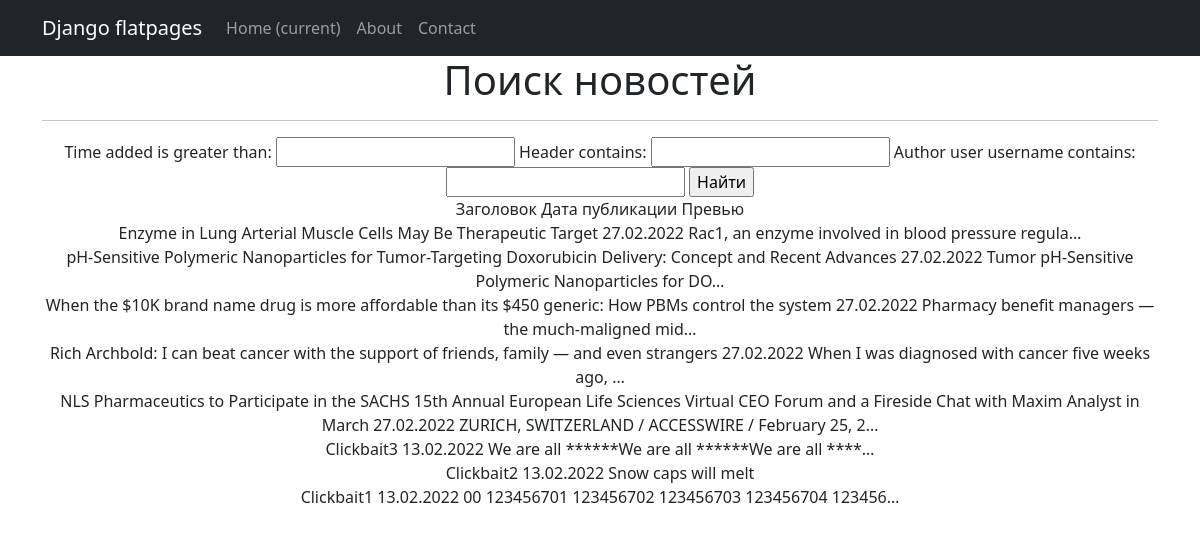
/news/search, run on the app's committed database.
### news/models.py (models this page shows, shortened)
class Post(models.Model):
    news = 'N'
    article = 'A'
    CONTENT_TYPE = [
        (news, 'News'),
        (article, 'Article')
    ]
    author = models.ForeignKey(Author, on_delete=models.CASCADE)
    article_or_news = models.CharField(max_length=1, choices=CONTENT_TYPE, default=article)
    header = models.CharField(max_length=255)
    contents = models.TextField()
    time_added = models.DateTimeField(auto_now_add=True)
    rating = models.IntegerField(default=0)
    category = models.ManyToManyField(Category, through='PostCategory')

### news/views.py (the view)
# urls.py: path('search', NewsSearchView.as_view(), name='news_search'),
class NewsSearchView(ListView):
    model = Post
    template_name = 'news_search.html'
    context_object_name = 'news'
    queryset = Post.objects.order_by('-time_added')
    def get_context_data(self, **kwargs):
        context = super().get_context_data(**kwargs)
        context['filter'] = PostFilter(self.request.GET, queryset=self.get_queryset())
        return context

### news/templatetags/custom_filters.py (called while the page is built)
@register.filter(name='censor')
def censor(text):
    if isinstance(text, str):
        for word in curses_list:
            word_len = len(word)
            text = re.sub(word, '*' * word_len, text)
        return text
    else:
        raise ValueError(f'Filter can\'t be applied to {type(text)}')

### templates/news_search.html (shortened to what this page needs)
{% extends 'flatpages/default.html' %}
{% load custom_filters %}
{% block content %}
    <h1>Поиск новостей</h1>
    <hr>
    <form method="GET">
        {{ filter.form }}
        <input type="submit" value="Найти">
    </form>
    {% if news %}
        <tr>
            <td>
                Заголовок
            </td>
            <td>
                Дата публикации
            </td>
            <td>
                Превью
            </td>
        </tr>
        <br>
        {% for post in filter.qs %}
            <tr>
                <td>
                    {{ post.header|censor }}
                </td>
                <td>
                    {{ post.time_added|date:'d.m.Y' }}
                </td>
                <td>
                    {{ post.contents|censor|truncatechars:50 }}
                </td>
            </tr>
            <br>
        {% endfor %}
    {% else %}
        <h2>Новостей нет</h2>
    {% endif %}
{% endblock content %}

### data on the page
Post: header|censor "Enzyme in Lung Arterial Muscle Cells May Be Therapeutic Target", time_added "27.02.2022", contents|censor "Rac1, an enzyme involved in blood pressure regula…"
Post: header|censor "pH-Sensitive Polymeric Nanoparticles for Tumor-Targeting Doxorubicin Delivery: Concept and Recent Advances", time_added "27.02.2022", contents|censor "Tumor pH-Sensitive Polymeric Nanoparticles for DO…"
Post: header|censor "When the $10K brand name drug is more affordable than its $450 generic: How PBMs control the system", time_added "27.02.2022", contents|censor "Pharmacy benefit managers — the much-maligned mid…"
Post: header|censor "Rich Archbold: I can beat cancer with the support of friends, family — and even strangers", time_added "27.02.2022", contents|censor "When I was diagnosed with cancer five weeks ago, …"
Post: header|censor "NLS Pharmaceutics to Participate in the SACHS 15th Annual European Life Sciences Virtual CEO Forum and a Fireside Chat with Maxim Analyst in March", time_added "27.02.2022", contents|censor "ZURICH, SWITZERLAND / ACCESSWIRE / February 25, 2…"
Post: header|censor "Clickbait3", time_added "13.02.2022", contents|censor "We are all ******We are all ******We are all ****…"
Post: header|censor "Clickbait2", time_added "13.02.2022", contents|censor "Snow caps will melt"
Post: header|censor "Clickbait1", time_added "13.02.2022", contents|censor "00 123456701 123456702 123456703 123456704 123456…"
